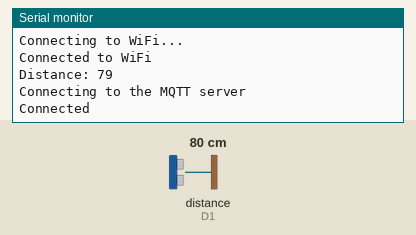
Simulated run of this sketch. Board: ESP8266 (NodeMCU). Parts: the last lines printed to the serial monitor. Wiring (inferred from the names in the program): ultrasonic range finder: trigger D0; echo D1. The test bench sets the inputs (shaded band); at power-on: distance to the obstacle (sensor on D1) 80 cm. The echo pulse lasts 58.3 µs per cm; WiFi joins after 1.5 s; servers stay silent unless stated; no MQTT or app messages arrive unless stated.

Above: at 3.2 s.
3.3 s: distance to the obstacle (sensor on D1) set to 2 cm
At 8.1 s:
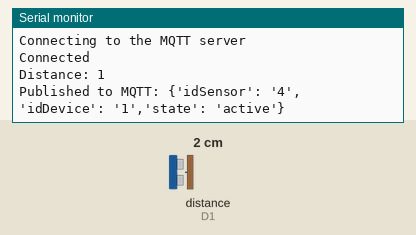
8.9 s: distance to the obstacle (sensor on D1) set to 18 cm
At 12.8 s:
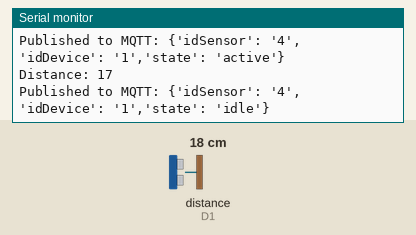
Timing chart, 0 to 14.3 s (numbered marks = the images above; inputs shaded):
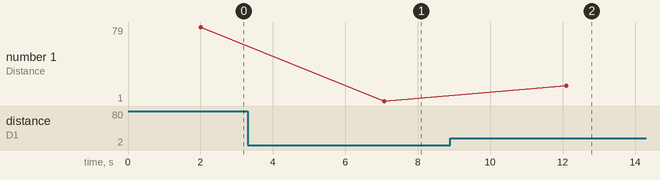

Measured:
- after the input at 3.3 s, the serial monitor: prints a new line after 3.8 s (image 1)
- after the input at 8.9 s, the serial monitor: prints a new line after 3.2 s (image 2)
- plotted number 1: 79 → 1 after the input at 3.3 s, 1 → 17 after the input at 8.9 s

The sketch:

sensor_mqtt_test.ino
```cpp
#include <ESP8266WiFi.h>
#include <PubSubClient.h>
#include <SPI.h>
#include <ArduinoJson.h>

IPAddress server(192, 168, 0, 174);

//////////////////////    WIFI Settings
const char* ssid = "Your SSID";
const char* password = "Your Password";

// Replace with your MQTT broker information
const char* mqtt_server = "Your IP";
const char* mqtt_username = "mqttName";
const int mqtt_port = 1883;
const char* mqtt_password = "mqttPass";
const char* mqtt_topic = "actuator_order";

// Replace with the device settings
const char* device_name = "eagle";
const char* device_id = "1";
const char* sensor_id = "4";
int state;

// Ultrasonic sensor settings
const int trigPin = D0; // Define the trigger pin
const int echoPin = D1; // Define the echo pin

// Variables to store distance and previous distance
int duration;
long distance = 0;
long prevDistance = 0;
char payload[10];

// Initialize the Wi-Fi client and MQTT client
WiFiClient espClient;
PubSubClient client(espClient);

void setup() {
  // Start serial communication
  Serial.begin(9600);
  state = 0;

  // Set up the ports
  pinMode(trigPin, OUTPUT); // Sets the trigPin as an Output
  pinMode(echoPin, INPUT); // Sets the echoPin as an Input


  // Connect to Wi-Fi
  WiFi.begin(ssid, password);
  while (WiFi.status() != WL_CONNECTED) {
    delay(1000);
    Serial.println("Connecting to WiFi...");
  }
  Serial.println("Connected to WiFi");

  // Set up MQTT
  client.setServer(server, mqtt_port);
  client.setCallback(callback);
}

void callback(char* topic, byte* payload, unsigned int length) {
	Serial.print("Mensage received [");
	Serial.print(topic);
	Serial.print("] ");
	String message = String((char *) payload);
	Serial.print(message);
	Serial.println();
}

void reconnect() {
	while (! client.connected()) {
		Serial.println("Connecting to the MQTT server");
		if (client.connect("eagle", mqtt_username, mqtt_password)) {
			Serial.println("Connected");
		} else {
			Serial.print("Error, rc=");
			Serial.print(client.state());
			Serial.println(" Trying again in 5 seconds");
		}
	}
}


void loop() {
  // Read distance from the ultrasonic sensor
  long newDistance = getDistance();

  // Check if the distance has changed
    // Publish the new distance to the MQTT topic

  sprintf(payload, "%ld", newDistance);
  if (!client.connected()) {
    reconnect();
  }
  // Create a JSON object
  String jsonString = "{";


  // Add data to the JSON object
  jsonString += "\'idSensor': '4',";
  jsonString += "\'idDevice': '1',";
  if (distance < 10 && state == 0){
    jsonString += "\'state': 'active'\}";
    client.publish(mqtt_topic, jsonString.c_str());
    Serial.println("Published to MQTT: " + jsonString);
    state = 1;
  }
  if (distance > 10 && state == 1){
    jsonString += "\'state': 'idle'\}";
    client.publish(mqtt_topic, jsonString.c_str());
    Serial.println("Published to MQTT: " + jsonString);
    state = 0;
  }


    // Update the previous distance

  // Add a delay to avoid sending too many messages
  delay(5000);
}

long getDistance() {
  // Clears the trigPin
  digitalWrite(trigPin, LOW);
  delayMicroseconds(2);
  // Sets the trigPin on HIGH state for 10 micro seconds
  digitalWrite(trigPin, HIGH);
  delayMicroseconds(10);
  digitalWrite(trigPin, LOW);
  // Reads the echoPin, returns the sound wave travel time in microseconds
  duration = pulseIn(echoPin, HIGH);
  // Calculating the distance
  distance = duration * 0.034 / 2;
  // Prints the distance on the Serial Monitor
  Serial.print("Distance: ");
  Serial.println(distance);
  return distance;
}
```
